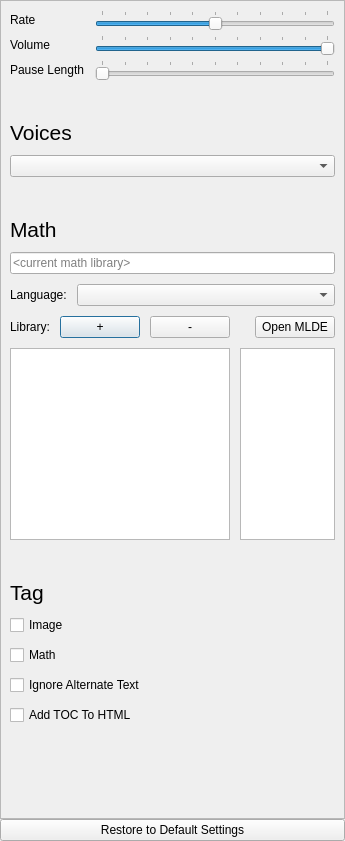
<?xml version="1.0" encoding="UTF-8"?>
<ui version="4.0">
 <class>SpeechSettings</class>
 <widget class="QDialog" name="SpeechSettings">
  <property name="geometry">
   <rect>
    <x>0</x>
    <y>0</y>
    <width>345</width>
    <height>841</height>
   </rect>
  </property>
  <property name="windowTitle">
   <string>General</string>
  </property>
  <property name="windowIcon">
   <iconset resource="resource.qrc">
    <normaloff>:/classic/icons/speech_settings_classic.png</normaloff>:/classic/icons/speech_settings_classic.png</iconset>
  </property>
  <layout class="QVBoxLayout" name="verticalLayout_3">
   <property name="spacing">
    <number>0</number>
   </property>
   <property name="margin">
    <number>0</number>
   </property>
   <item>
    <widget class="QScrollArea" name="scrollArea">
     <property name="horizontalScrollBarPolicy">
      <enum>Qt::ScrollBarAlwaysOff</enum>
     </property>
     <property name="widgetResizable">
      <bool>true</bool>
     </property>
     <widget class="QWidget" name="scrollAreaWidgetContents">
      <property name="geometry">
       <rect>
        <x>0</x>
        <y>0</y>
        <width>343</width>
        <height>816</height>
       </rect>
      </property>
      <layout class="QVBoxLayout" name="verticalLayout_9" stretch="0,0,0,0,1">
       <property name="spacing">
        <number>40</number>
       </property>
       <item>
        <layout class="QFormLayout" name="formLayout">
         <property name="fieldGrowthPolicy">
          <enum>QFormLayout::ExpandingFieldsGrow</enum>
         </property>
         <property name="horizontalSpacing">
          <number>10</number>
         </property>
         <property name="verticalSpacing">
          <number>5</number>
         </property>
         <item row="0" column="0">
          <widget class="QLabel" name="label_7">
           <property name="text">
            <string>Rate</string>
           </property>
          </widget>
         </item>
         <item row="0" column="1">
          <widget class="QSlider" name="rateSlider">
           <property name="sizePolicy">
            <sizepolicy hsizetype="Expanding" vsizetype="Expanding">
             <horstretch>0</horstretch>
             <verstretch>0</verstretch>
            </sizepolicy>
           </property>
           <property name="toolTip">
            <string>Words per minute slider (rate)</string>
           </property>
           <property name="minimum">
            <number>0</number>
           </property>
           <property name="maximum">
            <number>100</number>
           </property>
           <property name="value">
            <number>50</number>
           </property>
           <property name="orientation">
            <enum>Qt::Horizontal</enum>
           </property>
           <property name="tickPosition">
            <enum>QSlider::TicksAbove</enum>
           </property>
           <property name="tickInterval">
            <number>10</number>
           </property>
          </widget>
         </item>
         <item row="1" column="0">
          <widget class="QLabel" name="label_2">
           <property name="text">
            <string>Volume</string>
           </property>
          </widget>
         </item>
         <item row="1" column="1">
          <widget class="QSlider" name="volumeSlider">
           <property name="sizePolicy">
            <sizepolicy hsizetype="Expanding" vsizetype="Fixed">
             <horstretch>0</horstretch>
             <verstretch>0</verstretch>
            </sizepolicy>
           </property>
           <property name="toolTip">
            <string>Volume slider</string>
           </property>
           <property name="maximum">
            <number>100</number>
           </property>
           <property name="value">
            <number>100</number>
           </property>
           <property name="orientation">
            <enum>Qt::Horizontal</enum>
           </property>
           <property name="tickPosition">
            <enum>QSlider::TicksAbove</enum>
           </property>
           <property name="tickInterval">
            <number>10</number>
           </property>
          </widget>
         </item>
         <item row="2" column="0">
          <widget class="QLabel" name="label_6">
           <property name="text">
            <string>Pause Length</string>
           </property>
          </widget>
         </item>
         <item row="2" column="1">
          <widget class="QSlider" name="pauseSlider">
           <property name="sizePolicy">
            <sizepolicy hsizetype="Expanding" vsizetype="Fixed">
             <horstretch>0</horstretch>
             <verstretch>0</verstretch>
            </sizepolicy>
           </property>
           <property name="maximum">
            <number>10</number>
           </property>
           <property name="pageStep">
            <number>1</number>
           </property>
           <property name="orientation">
            <enum>Qt::Horizontal</enum>
           </property>
           <property name="tickPosition">
            <enum>QSlider::TicksAbove</enum>
           </property>
           <property name="tickInterval">
            <number>1</number>
           </property>
          </widget>
         </item>
        </layout>
       </item>
       <item>
        <layout class="QVBoxLayout" name="verticalLayout_5">
         <property name="spacing">
          <number>10</number>
         </property>
         <item>
          <widget class="QLabel" name="label_3">
           <property name="styleSheet">
            <string notr="true">font-size: 16pt;</string>
           </property>
           <property name="text">
            <string>Voices</string>
           </property>
          </widget>
         </item>
         <item>
          <widget class="QComboBox" name="voiceComboBox">
           <property name="toolTip">
            <string>Drop down box for selecting the voice</string>
           </property>
           <property name="editable">
            <bool>false</bool>
           </property>
           <property name="sizeAdjustPolicy">
            <enum>QComboBox::AdjustToMinimumContentsLength</enum>
           </property>
          </widget>
         </item>
        </layout>
       </item>
       <item>
        <layout class="QVBoxLayout" name="verticalLayout_2">
         <property name="spacing">
          <number>10</number>
         </property>
         <item>
          <widget class="QLabel" name="label_5">
           <property name="styleSheet">
            <string notr="true">font-size: 16pt;</string>
           </property>
           <property name="text">
            <string>Math</string>
           </property>
          </widget>
         </item>
         <item>
          <widget class="QLineEdit" name="mathLibraryDisplay">
           <property name="styleSheet">
            <string notr="true">border-width: 5px;</string>
           </property>
           <property name="readOnly">
            <bool>true</bool>
           </property>
           <property name="placeholderText">
            <string>&lt;current math library&gt;</string>
           </property>
          </widget>
         </item>
         <item>
          <layout class="QHBoxLayout" name="horizontalLayout_2" stretch="0,1">
           <item>
            <widget class="QLabel" name="languageLabel">
             <property name="text">
              <string>Language:</string>
             </property>
            </widget>
           </item>
           <item>
            <widget class="QComboBox" name="mathLanguageCombo">
             <property name="sizeAdjustPolicy">
              <enum>QComboBox::AdjustToMinimumContentsLength</enum>
             </property>
            </widget>
           </item>
          </layout>
         </item>
         <item>
          <layout class="QHBoxLayout" name="horizontalLayout_3" stretch="1,1">
           <item>
            <layout class="QVBoxLayout" name="verticalLayout_4">
             <item>
              <layout class="QHBoxLayout" name="horizontalLayout" stretch="0,0,0,0">
               <item>
                <widget class="QLabel" name="libraryLabel">
                 <property name="text">
                  <string>Library:</string>
                 </property>
                </widget>
               </item>
               <item>
                <widget class="QPushButton" name="mathAddButton">
                 <property name="toolTip">
                  <string>Adds math library from file.</string>
                 </property>
                 <property name="text">
                  <string>+</string>
                 </property>
                </widget>
               </item>
               <item>
                <widget class="QPushButton" name="mathRemoveButton">
                 <property name="toolTip">
                  <string>Removes current math library.</string>
                 </property>
                 <property name="text">
                  <string>-</string>
                 </property>
                </widget>
               </item>
               <item>
                <spacer name="horizontalSpacer">
                 <property name="orientation">
                  <enum>Qt::Horizontal</enum>
                 </property>
                 <property name="sizeHint" stdset="0">
                  <size>
                   <width>40</width>
                   <height>20</height>
                  </size>
                 </property>
                </spacer>
               </item>
              </layout>
             </item>
             <item>
              <widget class="QTreeView" name="libraryList">
               <property name="headerHidden">
                <bool>true</bool>
               </property>
              </widget>
             </item>
            </layout>
           </item>
           <item>
            <layout class="QVBoxLayout" name="verticalLayout_6">
             <item>
              <layout class="QHBoxLayout" name="horizontalLayout_4">
               <item>
                <spacer name="horizontalSpacer_2">
                 <property name="orientation">
                  <enum>Qt::Horizontal</enum>
                 </property>
                 <property name="sizeHint" stdset="0">
                  <size>
                   <width>40</width>
                   <height>20</height>
                  </size>
                 </property>
                </spacer>
               </item>
               <item>
                <widget class="QPushButton" name="openMLDEButton">
                 <property name="text">
                  <string>Open MLDE</string>
                 </property>
                </widget>
               </item>
              </layout>
             </item>
             <item>
              <widget class="QTreeView" name="disciplineList">
               <property name="headerHidden">
                <bool>true</bool>
               </property>
              </widget>
             </item>
            </layout>
           </item>
          </layout>
         </item>
        </layout>
       </item>
       <item>
        <layout class="QVBoxLayout" name="verticalLayout">
         <property name="spacing">
          <number>10</number>
         </property>
         <item>
          <widget class="QLabel" name="label_4">
           <property name="styleSheet">
            <string notr="true">font-size: 16pt;</string>
           </property>
           <property name="text">
            <string>Tag</string>
           </property>
          </widget>
         </item>
         <item>
          <widget class="QCheckBox" name="imageTagCheckBox">
           <property name="text">
            <string>Image</string>
           </property>
          </widget>
         </item>
         <item>
          <widget class="QCheckBox" name="mathTagCheckBox">
           <property name="text">
            <string>Math</string>
           </property>
          </widget>
         </item>
         <item>
          <widget class="QCheckBox" name="ignoreAltTextCheckBox">
           <property name="text">
            <string>Ignore Alternate Text</string>
           </property>
          </widget>
         </item>
         <item>
          <widget class="QCheckBox" name="tableOfContentsCheckBox">
           <property name="text">
            <string>Add TOC To HTML</string>
           </property>
          </widget>
         </item>
        </layout>
       </item>
       <item>
        <spacer name="verticalSpacer">
         <property name="orientation">
          <enum>Qt::Vertical</enum>
         </property>
         <property name="sizeHint" stdset="0">
          <size>
           <width>20</width>
           <height>40</height>
          </size>
         </property>
        </spacer>
       </item>
      </layout>
     </widget>
    </widget>
   </item>
   <item>
    <widget class="QPushButton" name="restoreButton">
     <property name="toolTip">
      <string>Restores settings to default values</string>
     </property>
     <property name="text">
      <string>Restore to Default Settings</string>
     </property>
    </widget>
   </item>
  </layout>
 </widget>
 <tabstops>
  <tabstop>voiceComboBox</tabstop>
 </tabstops>
 <resources>
  <include location="resource.qrc"/>
 </resources>
 <connections/>
</ui>
